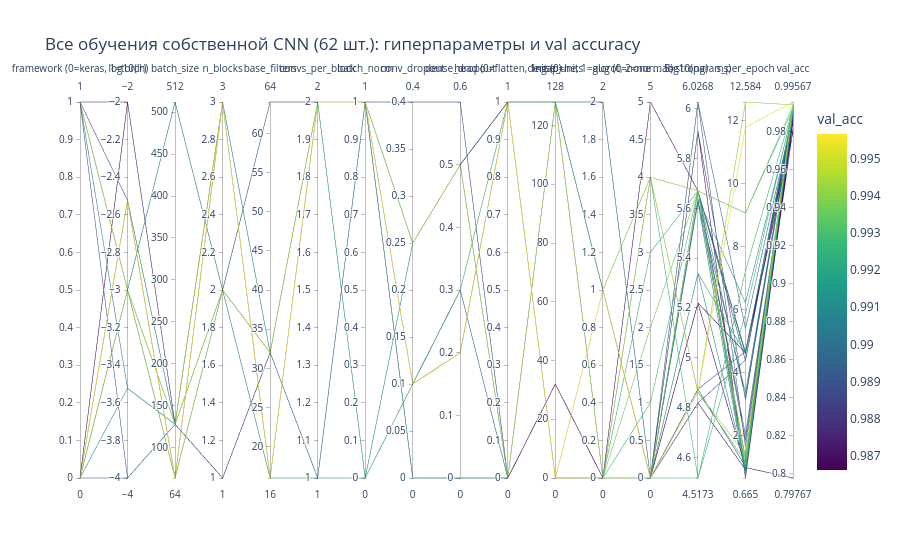

Notebook code for this chart:
### Markdown cell above
## 5. Журнал экспериментов и итоговая таблица

Все обучения тетрадки (серии, второй этап, аугментация, готовые модели, демо переобучения и замер скорости) лежат в `RUNS`.
Сохраняю их в `artifacts/runs_log.csv`. Точность на тесте есть только у моделей, которые на нём проверялись.

### Code cell
runs = pd.DataFrame(RUNS)
runs.to_csv(ART_DIR / "runs_log.csv", index=False)
print(f"всего обучений: {len(runs)}")
display(runs.groupby(["group", "framework"]).size().unstack(fill_value=0))

parallel_plot(runs[runs["group"] != "transfer"].reset_index(drop=True),
              f"Все обучения собственной CNN ({(runs['group'] != 'transfer').sum()} шт.): гиперпараметры и val accuracy")
